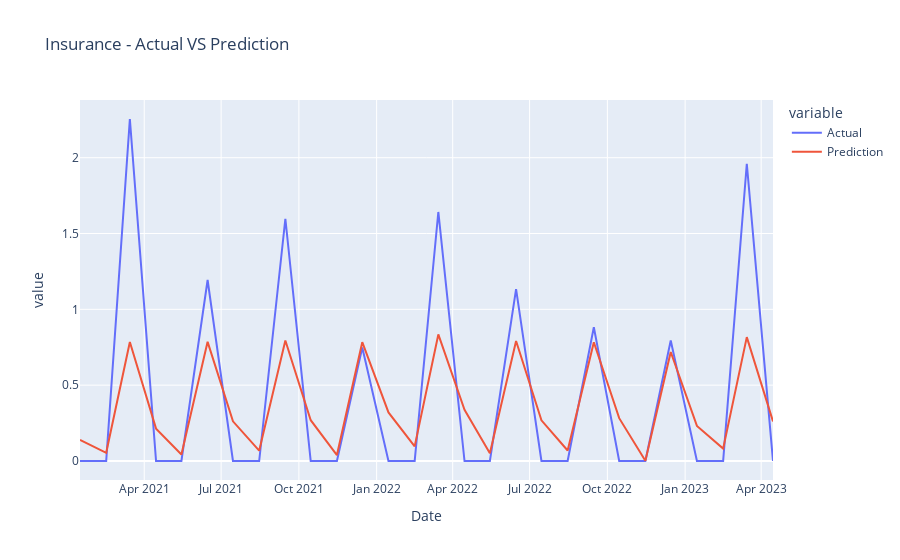
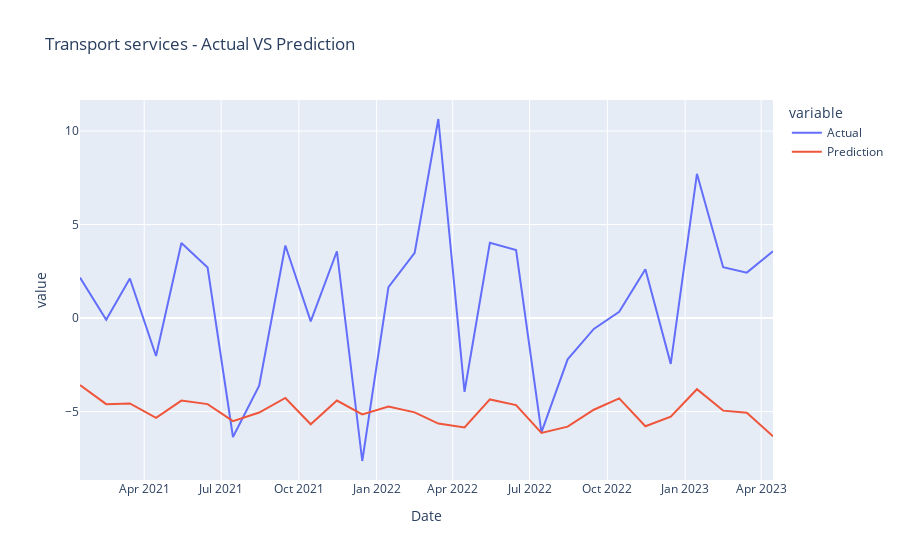
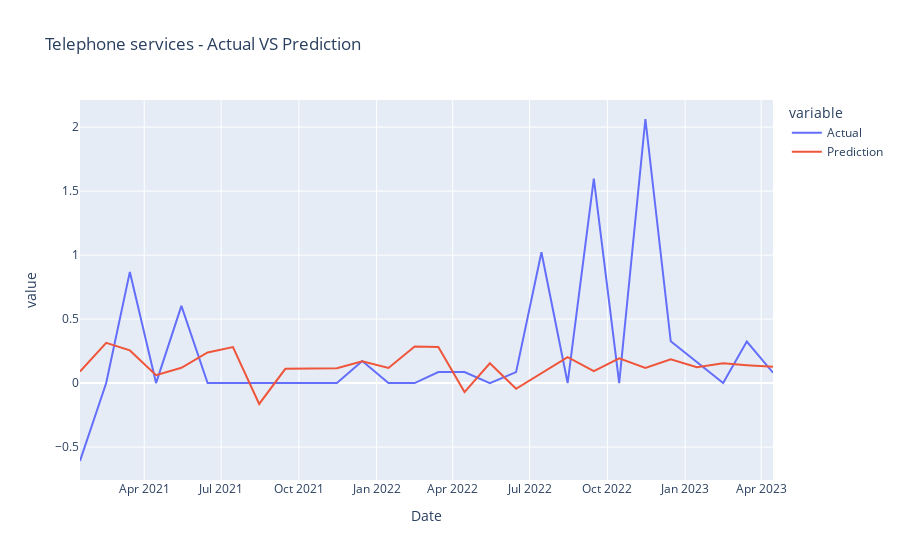
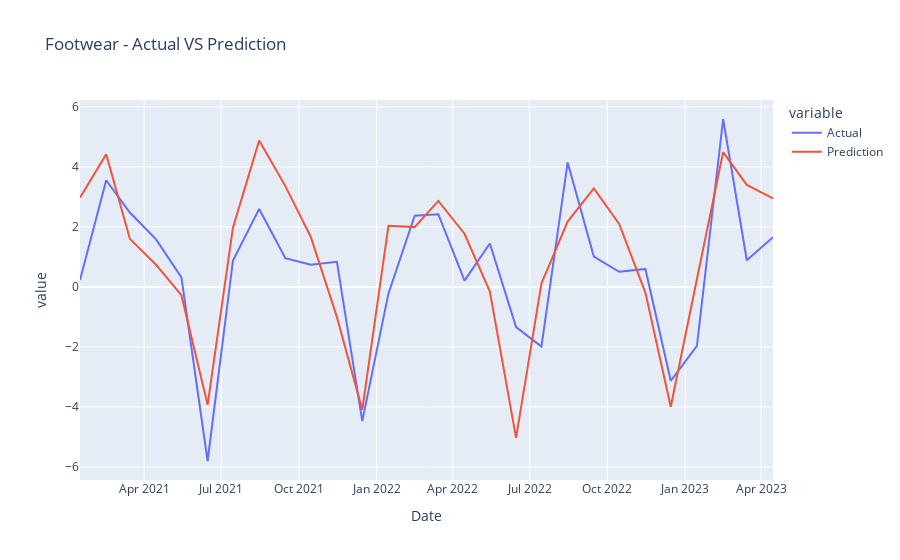

The notebook cell saved with these charts, in order:
### Code cell
plot_results(all_data_test_dict, all_categories)

### Figure 1 — Plotly figure (JSON) as saved in the notebook; plotly's stock layout.template omitted (floating-point values rounded to 4 significant figures)
{"data": [{"hovertemplate": "variable=Actual<br>Date=%{x}<br>value=%{y}<extra></extra>", "legendgroup": "Actual", "line": {"color": "#636efa", "dash": "solid"}, "marker": {"symbol": "circle"}, "mode": "lines", "name": "Actual", "orientation": "v", "showlegend": true, "type": "scatter", "x": ["2021-01-15", "2021-02-15", "2021-03-15", "2021-04-15", "2021-05-15", "2021-06-15", "2021-07-15", "2021-08-15", "2021-09-15", "2021-10-15", "2021-11-15", "2021-12-15", "2022-01-15", "2022-02-15", "2022-03-15", "2022-04-15", "2022-05-15", "2022-06-15", "2022-07-15", "2022-08-15", "2022-09-15", "2022-10-15", "2022-11-15", "2022-12-15", "2023-01-15", "2023-02-15", "2023-03-15", "2023-04-15"], "xaxis": "x", "y": [0, 0, 2.255, 0, 0, 1.194, 0, 0, 1.597, 0, 0, 0.7478, 0, 0, 1.642, 0, 0, 1.134, 0, 0, 0.8818, 0, 0, 0.7949, 0, 0, 1.96, 0], "yaxis": "y"}, {"hovertemplate": "variable=Prediction<br>Date=%{x}<br>value=%{y}<extra></extra>", "legendgroup": "Prediction", "line": {"color": "#EF553B", "dash": "solid"}, "marker": {"symbol": "circle"}, "mode": "lines", "name": "Prediction", "orientation": "v", "showlegend": true, "type": "scatter", "x": ["2021-01-15", "2021-02-15", "2021-03-15", "2021-04-15", "2021-05-15", "2021-06-15", "2021-07-15", "2021-08-15", "2021-09-15", "2021-10-15", "2021-11-15", "2021-12-15", "2022-01-15", "2022-02-15", "2022-03-15", "2022-04-15", "2022-05-15", "2022-06-15", "2022-07-15", "2022-08-15", "2022-09-15", "2022-10-15", "2022-11-15", "2022-12-15", "2023-01-15", "2023-02-15", "2023-03-15", "2023-04-15"], "xaxis": "x", "y": [0.1389, 0.05416, 0.7843, 0.2134, 0.04304, 0.7857, 0.2614, 0.06802, 0.7947, 0.269, 0.03927, 0.7833, 0.3205, 0.09635, 0.8346, 0.337, 0.0517, 0.7911, 0.268, 0.06919, 0.7833, 0.2824, 0.001854, 0.7186, 0.2315, 0.08154, 0.8169, 0.2612], "yaxis": "y"}], "layout": {"legend": {"title": {"text": "variable"}, "tracegroupgap": 0}, "title": {"text": "Insurance - Actual VS Prediction"}, "xaxis": {"anchor": "y", "domain": [0, 1], "title": {"text": "Date"}}, "yaxis": {"anchor": "x", "domain": [0, 1], "title": {"text": "value"}}}}

### Figure 2 — Plotly figure (JSON) as saved in the notebook; plotly's stock layout.template omitted (floating-point values rounded to 4 significant figures)
{"data": [{"hovertemplate": "variable=Actual<br>Date=%{x}<br>value=%{y}<extra></extra>", "legendgroup": "Actual", "line": {"color": "#636efa", "dash": "solid"}, "marker": {"symbol": "circle"}, "mode": "lines", "name": "Actual", "orientation": "v", "showlegend": true, "type": "scatter", "x": ["2021-01-15", "2021-02-15", "2021-03-15", "2021-04-15", "2021-05-15", "2021-06-15", "2021-07-15", "2021-08-15", "2021-09-15", "2021-10-15", "2021-11-15", "2021-12-15", "2022-01-15", "2022-02-15", "2022-03-15", "2022-04-15", "2022-05-15", "2022-06-15", "2022-07-15", "2022-08-15", "2022-09-15", "2022-10-15", "2022-11-15", "2022-12-15", "2023-01-15", "2023-02-15", "2023-03-15", "2023-04-15"], "xaxis": "x", "y": [2.16, -0.08909, 2.116, -2.027, 4.015, 2.701, -6.36, -3.614, 3.88, -0.1771, 3.57, -7.641, 1.648, 3.481, 10.64, -3.941, 4.02, 3.637, -6.11, -2.205, -0.5797, 0.3317, 2.615, -2.449, 7.711, 2.717, 2.427, 3.569], "yaxis": "y"}, {"hovertemplate": "variable=Prediction<br>Date=%{x}<br>value=%{y}<extra></extra>", "legendgroup": "Prediction", "line": {"color": "#EF553B", "dash": "solid"}, "marker": {"symbol": "circle"}, "mode": "lines", "name": "Prediction", "orientation": "v", "showlegend": true, "type": "scatter", "x": ["2021-01-15", "2021-02-15", "2021-03-15", "2021-04-15", "2021-05-15", "2021-06-15", "2021-07-15", "2021-08-15", "2021-09-15", "2021-10-15", "2021-11-15", "2021-12-15", "2022-01-15", "2022-02-15", "2022-03-15", "2022-04-15", "2022-05-15", "2022-06-15", "2022-07-15", "2022-08-15", "2022-09-15", "2022-10-15", "2022-11-15", "2022-12-15", "2023-01-15", "2023-02-15", "2023-03-15", "2023-04-15"], "xaxis": "x", "y": [-3.578, -4.603, -4.567, -5.333, -4.414, -4.601, -5.508, -5.051, -4.273, -5.679, -4.41, -5.155, -4.727, -5.041, -5.64, -5.844, -4.349, -4.652, -6.145, -5.807, -4.901, -4.295, -5.784, -5.271, -3.805, -4.949, -5.062, -6.319], "yaxis": "y"}], "layout": {"legend": {"title": {"text": "variable"}, "tracegroupgap": 0}, "title": {"text": "Transport services - Actual VS Prediction"}, "xaxis": {"anchor": "y", "domain": [0, 1], "title": {"text": "Date"}}, "yaxis": {"anchor": "x", "domain": [0, 1], "title": {"text": "value"}}}}

### Figure 3 — Plotly figure (JSON) as saved in the notebook; plotly's stock layout.template omitted (floating-point values rounded to 4 significant figures)
{"data": [{"hovertemplate": "variable=Actual<br>Date=%{x}<br>value=%{y}<extra></extra>", "legendgroup": "Actual", "line": {"color": "#636efa", "dash": "solid"}, "marker": {"symbol": "circle"}, "mode": "lines", "name": "Actual", "orientation": "v", "showlegend": true, "type": "scatter", "x": ["2021-01-15", "2021-02-15", "2021-03-15", "2021-04-15", "2021-05-15", "2021-06-15", "2021-07-15", "2021-08-15", "2021-09-15", "2021-10-15", "2021-11-15", "2021-12-15", "2022-01-15", "2022-02-15", "2022-03-15", "2022-04-15", "2022-05-15", "2022-06-15", "2022-07-15", "2022-08-15", "2022-09-15", "2022-10-15", "2022-11-15", "2022-12-15", "2023-01-15", "2023-02-15", "2023-03-15", "2023-04-15"], "xaxis": "x", "y": [-0.609, 0, 0.8688, 0, 0.6037, 0, 0, 0, 0, 0, 0, 0.1718, 0, 0, 0.0858, 0.08573, 0, 0.08565, 1.022, 0, 1.597, 0, 2.064, 0.3263, 0.1627, 0, 0.3247, 0.081], "yaxis": "y"}, {"hovertemplate": "variable=Prediction<br>Date=%{x}<br>value=%{y}<extra></extra>", "legendgroup": "Prediction", "line": {"color": "#EF553B", "dash": "solid"}, "marker": {"symbol": "circle"}, "mode": "lines", "name": "Prediction", "orientation": "v", "showlegend": true, "type": "scatter", "x": ["2021-01-15", "2021-02-15", "2021-03-15", "2021-04-15", "2021-05-15", "2021-06-15", "2021-07-15", "2021-08-15", "2021-09-15", "2021-10-15", "2021-11-15", "2021-12-15", "2022-01-15", "2022-02-15", "2022-03-15", "2022-04-15", "2022-05-15", "2022-06-15", "2022-07-15", "2022-08-15", "2022-09-15", "2022-10-15", "2022-11-15", "2022-12-15", "2023-01-15", "2023-02-15", "2023-03-15", "2023-04-15"], "xaxis": "x", "y": [0.08981, 0.3145, 0.2553, 0.06149, 0.1197, 0.2392, 0.2808, -0.1633, 0.1111, 0.1119, 0.1155, 0.1694, 0.1175, 0.2853, 0.282, -0.07047, 0.1551, -0.0447, 0.07629, 0.2027, 0.09377, 0.1939, 0.1174, 0.1864, 0.1245, 0.1546, 0.1399, 0.127], "yaxis": "y"}], "layout": {"legend": {"title": {"text": "variable"}, "tracegroupgap": 0}, "title": {"text": "Telephone services - Actual VS Prediction"}, "xaxis": {"anchor": "y", "domain": [0, 1], "title": {"text": "Date"}}, "yaxis": {"anchor": "x", "domain": [0, 1], "title": {"text": "value"}}}}

### Figure 4 — Plotly figure (JSON) as saved in the notebook; plotly's stock layout.template omitted (floating-point values rounded to 4 significant figures)
{"data": [{"hovertemplate": "variable=Actual<br>Date=%{x}<br>value=%{y}<extra></extra>", "legendgroup": "Actual", "line": {"color": "#636efa", "dash": "solid"}, "marker": {"symbol": "circle"}, "mode": "lines", "name": "Actual", "orientation": "v", "showlegend": true, "type": "scatter", "x": ["2021-01-15", "2021-02-15", "2021-03-15", "2021-04-15", "2021-05-15", "2021-06-15", "2021-07-15", "2021-08-15", "2021-09-15", "2021-10-15", "2021-11-15", "2021-12-15", "2022-01-15", "2022-02-15", "2022-03-15", "2022-04-15", "2022-05-15", "2022-06-15", "2022-07-15", "2022-08-15", "2022-09-15", "2022-10-15", "2022-11-15", "2022-12-15", "2023-01-15", "2023-02-15", "2023-03-15", "2023-04-15"], "xaxis": "x", "y": [0.2262, 3.552, 2.477, 1.583, 0.3136, -5.802, 0.8811, 2.598, 0.9569, 0.738, 0.8368, -4.474, -0.2181, 2.373, 2.422, 0.2079, 1.443, -1.34, -1.991, 4.146, 1.01, 0.5013, 0.5982, -3.13, -1.968, 5.594, 0.8863, 1.653], "yaxis": "y"}, {"hovertemplate": "variable=Prediction<br>Date=%{x}<br>value=%{y}<extra></extra>", "legendgroup": "Prediction", "line": {"color": "#EF553B", "dash": "solid"}, "marker": {"symbol": "circle"}, "mode": "lines", "name": "Prediction", "orientation": "v", "showlegend": true, "type": "scatter", "x": ["2021-01-15", "2021-02-15", "2021-03-15", "2021-04-15", "2021-05-15", "2021-06-15", "2021-07-15", "2021-08-15", "2021-09-15", "2021-10-15", "2021-11-15", "2021-12-15", "2022-01-15", "2022-02-15", "2022-03-15", "2022-04-15", "2022-05-15", "2022-06-15", "2022-07-15", "2022-08-15", "2022-09-15", "2022-10-15", "2022-11-15", "2022-12-15", "2023-01-15", "2023-02-15", "2023-03-15", "2023-04-15"], "xaxis": "x", "y": [2.972, 4.419, 1.6, 0.7367, -0.2784, -3.93, 1.973, 4.878, 3.357, 1.672, -1.009, -4.094, 2.039, 1.991, 2.863, 1.77, -0.1556, -5.032, 0.1151, 2.175, 3.281, 2.095, -0.1886, -3.994, 0.2616, 4.491, 3.398, 2.946], "yaxis": "y"}], "layout": {"legend": {"title": {"text": "variable"}, "tracegroupgap": 0}, "title": {"text": "Footwear - Actual VS Prediction"}, "xaxis": {"anchor": "y", "domain": [0, 1], "title": {"text": "Date"}}, "yaxis": {"anchor": "x", "domain": [0, 1], "title": {"text": "value"}}}}
